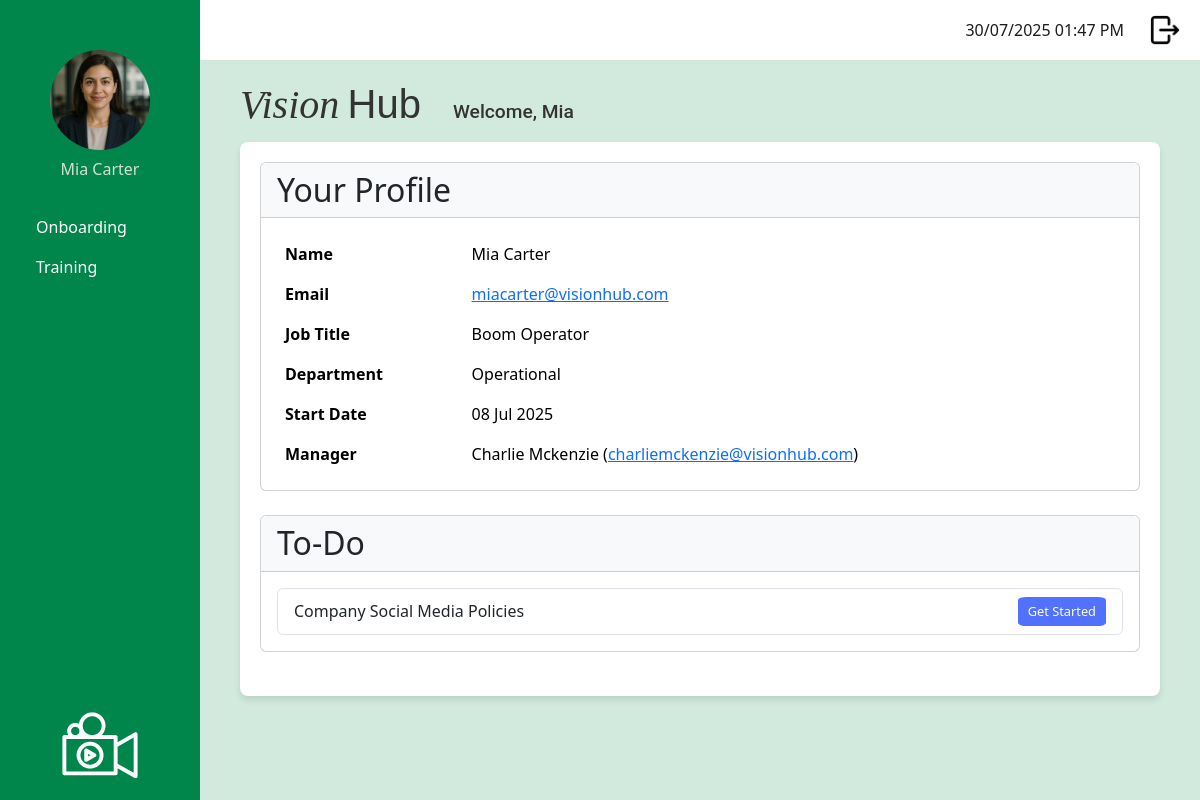
Screenshot of /dashboard_staff (signed in) with the database file from the repository.
### app/models.py (models this page shows, shortened)
class User(UserMixin, db.Model):
    __tablename__ = 'user'
    id: so.Mapped[int] = so.mapped_column(primary_key = True)
    username: so.Mapped[str] = so.mapped_column(
        sa.String(120),
        index = True,
        unique = True
    )
    first_name: so.Mapped[str] = so.mapped_column(
        sa.String(50),
        index = True
    )
    surname: so.Mapped[str] = so.mapped_column(
        sa.String(50),
        index = True
    )
    job_title: so.Mapped[str] = so.mapped_column(
        sa.String(50),
        index = True
    )
    password_hash: so.Mapped[str] = so.mapped_column(
        sa.String(256)
    )
    is_onboarding: so.Mapped[bool] = so.mapped_column(
        default = False   # Default: Not onboarding
    )
    dateStarted: so.Mapped[datetime] = so.mapped_column(
        index=True,
        default = lambda:
            datetime.now(timezone.utc)
    )
    google_email: so.Mapped[Optional[str]] = so.mapped_column(
        sa.String(120),
        unique = True,
        nullable = True
    )
    profile_photo: so.Mapped[Optional[str]] = so.mapped_column(
        sa.String(120),
        nullable = True,
        default = 'profileDefault.png'
    )
    manager_id: so.Mapped[Optional[int]] = so.mapped_column(
        sa.ForeignKey('user.id'),
        nullable = True
    )
    manager: so.Mapped[Optional['User']] = so.relationship(
        'User',
        remote_side=[id],
        back_populates = 'manages'
    )
    manages: so.Mapped[List['User']] = so.relationship(
        'User',
        back_populates = 'manager'
    )
    role_id: so.Mapped[int] = so.mapped_column(
        sa.ForeignKey('role.id')
    )
    role: so.Mapped['Role'] = so.relationship(
        'Role',
        back_populates = 'users'
    )
    department_id: so.Mapped[int] = so.mapped_column(
        sa.ForeignKey('department.id')
    )
    department: so.Mapped['Department'] = so.relationship(
        'Department',
        back_populates = 'users'
    )
    module_progress: so.Mapped[List['UserModuleProgress']] = so.relationship(
        'UserModuleProgress', back_populates = 'user'
    )
    onboarding_path_id: so.Mapped[int] = so.mapped_column(
        sa.ForeignKey('onboarding_path.id'),
        nullable = True
    )
    onboarding_path: so.Mapped['OnboardingPath'] = so.relationship(
        'OnboardingPath'
    )

class Department(db.Model):
    __tablename__ = 'department'
    id: so.Mapped[int] = so.mapped_column(
        primary_key = True
    )
    department_name: so.Mapped[str] = so.mapped_column(
        sa.String(20),
        index = True,
        unique = True
    )
    users: so.Mapped[List['User']] = so.relationship(
        'User',
        back_populates = 'department'
    )

class TrainingModule (db.Model):
    __tablename__ = 'training_module'
    id: so.Mapped[int] = so.mapped_column(primary_key=True)
    module_title: so.Mapped[str] = so.mapped_column(
        sa.String(150), index=True, unique=True
    )
    module_description: so.Mapped[str] = so.mapped_column(
        sa.Text, nullable=False
    )
    module_instructions: so.Mapped[str] = so.mapped_column(
        sa.Text, nullable=False
    )
    video_url: so.Mapped[str] = so.mapped_column(
        sa.String(300), nullable=True
    )
    active: so.Mapped[bool] = so.mapped_column(
        sa.Boolean, nullable=False, default=True
    )
    questions: so.Mapped[List['Question']] = so.relationship(
        'Question',
        back_populates = 'training_module',
        cascade = 'all, delete-orphan')
    user_progress: so.Mapped[List['UserModuleProgress']] = so.relationship(
        'UserModuleProgress',
        back_populates = 'training_module'
    )
    onboarding_steps: so.Mapped[List['OnboardingStep']] = so.relationship(
        'OnboardingStep',
        back_populates = 'training_module',
        cascade = 'all, delete-orphan'
        )

### app/routes.py (the view)
@app.route('/dashboard_staff')
@login_required
def staff_dashboard():
    if current_user.role.role_name != "staff":
        return redirect(url_for('login'))
    manager = current_user.manager
    steps = (
        current_user.onboarding_path.steps
        if current_user.onboarding_path
        else []
    )
    active_modules = [
        step.training_module
        for step in steps
        if step.training_module.active
    ]
    passing_threshold = 0.5
    to_do_list = []
    for module in active_modules:
        progress = UserModuleProgress.query.filter_by(
            user_id=current_user.id,
            training_module_id=module.id
        ).order_by(UserModuleProgress.id.desc()).first()
        if (
            progress is None
            or progress.completed_date is None
            or (
                progress.score is not None
                and (progress.score / max(len(module.questions), 1)) < passing_threshold
            )
        ):
            to_do_list.append(module)
    return render_template(
        'dashboard_staff.html',
        title='Staff Dashboard',
        to_do_list=to_do_list,
        manager=manager
    )

### app/models.py (called while the page is built)
@login.user_loader
def load_user(id):
    return db.session.get(User, int(id))

### app/templates/dashboard_staff.html
{% extends "base.html" %}
{% block content %}
  <div class="page-container">
    <div class="card mb-4">
      <div class="card-header bg-light">
        <h2 class="mb-0">Your Profile</h2>
      </div>
      <div class="card-body">
        <table class="table table-borderless mb-0">
          <tr>
            <th scope="row">Name</th>
            <td>{{ current_user.first_name|title }} {{ current_user.surname|title }}</td>
          </tr>
          <tr>
            <th scope="row">Email</th>
            <td>
              <a href="mailto:{{ current_user.username }}">
                {{ current_user.username }}
              </a>
            </td>
          </tr>
          <tr>
            <th scope="row">Job Title</th>
            <td>{{ current_user.job_title|title or '—' }}</td>
          </tr>
          <tr>
            <th scope="row">Department</th>
            <td>{{ current_user.department.department_name|title }}</td>
          </tr>
          <tr>
            <th scope="row">Start Date</th>
            <td>{{ current_user.dateStarted.strftime('%d %b %Y') }}</td>
          </tr>
          {% if manager %}
          <tr>
            <th scope="row">Manager</th>
            <td>
              {{ manager.first_name|title }} {{ manager.surname|title }}
              (<a href="mailto:{{ manager.username }}">{{ manager.username }}</a>)
            </td>
          </tr>
          {% endif %}
        </table>
      </div>
    </div>
    <div class="card mb-4">
      <div class="card-header bg-light">
        <h2 class="mb-0">To-Do</h2>
      </div>
      <div class="card-body">
        {% if to_do_list %}
          <ul class="list-group">
            {% for module in to_do_list %}
              <li class="list-group-item to-do-list">
                {{ module.module_title }}
                <a href="{{ url_for('take_training_module', module_id=module.id) }}"
                   class="to-do-list-btn">
                   Get Started
                </a>
              </li>
            {% endfor %}
          </ul>
        {% else %}
          <p class="mb-0">Nothing to do!</p>
        {% endif %}
      </div>
    </div>
  </div>
{% endblock %}
{% block specific_heading %}
  <h3 class="welcome-text">Welcome, {{ current_user.first_name|title }}</h3>
{% endblock %}

### app/templates/base.html (shortened to what this page needs)
<!doctype html>
<html>
    <head>
            <link
            href="{{ url_for('static', filename='css/bootstrap.min.css') }}"
            rel="stylesheet"/>
            <link href="{{ url_for('static', filename='css/stylesheet.css') }}" rel="stylesheet"/>
        </head>
    <body>
         <div class="sidebar">
            <div class="profile-container">
                <form id="photoForm"
                    action="{{ url_for('update_profile_photo') }}"
                    method="POST"
                    enctype="multipart/form-data"
                    style="display:inline;">
                <img src="{{ url_for('static',
                                    filename='images/profilePhoto/'
                                        ~ (current_user.profile_photo or 'profileDefault.png')) }}"
                    id="profilePicture"
                    class="profilePicture"
                    alt="Click to change photo"
                    style="cursor:pointer; width:100px; height:100px;
                            object-fit:cover; border-radius:50%;">
                </form>
                <h5 class="profile-photo-text">{{ current_user.first_name|title }} {{ current_user.surname|title }}</h5>
            </div>
            <nav class="nav flex-column sideNavLink-container">
                {% if current_user.role.role_name == 'admin' %}
                    <a class="nav-link" href="#">Onboarding</a>
                    <a class="nav-link" href="{{ url_for('manage_training_modules') }}">Training</a>
                    <a class="nav-link" href="#">Knowledge Base</a>
                    <a class="nav-link" href="{{ url_for('manage_users') }}">User Managment</a>
                    <a class="nav-link" href="#">Onboarding</a>
                    <a class="nav-link" href="#">Reports</a>
                    <a class="nav-link" href="#">Content Management</a>
                    {% elif current_user.role.role_name == 'manager' %}
                    <a class="nav-link" href="#">Onboarding</a>
                    <a class="nav-link" href="#">Training</a>
                    <a class="nav-link" href="#">Reports</a>
                    {% elif current_user.role.role_name == 'staff' %}
                    <a class="nav-link" href="#">Onboarding</a>
                    <a class="nav-link" href="{{ url_for('training_dashboard') }}">Training</a>
                {% endif %}
            </nav>
            <img src="{{ url_for('static', filename='images/logoImageWhite.svg') }}" class="sidebarLogo">
        </div>
         <div class="top-bar">
            <div class="d-flex align-items-center">
                <span class="me-3" id="clock"></span>
                <a href="{{ url_for('logout') }}" class="logout-link">
                    <img src="{{ url_for('static', filename='images/logout.png') }}" class="logout-image">
                </a>
            </div>
        </div>
        <div class="logo-name-container">
            <h2 class="logo-text">
                <span class="logo-vision">Vision</span>
                <span class="logo-hub">Hub</span>
            </h2>
            {% block specific_heading %}{% endblock %}
        </div>
        <div class="content">
            {% block content %}
            {% endblock %}
        </div>
    </body>
</html>

### app/static/css/stylesheet.css (style rules this page uses)
body { color: #000000; background-color: #d1eadd ; }
.logo-name-container { display: flex; align-items: baseline; margin-left: 240px; margin-top: 20px; margin-bottom: 5px; gap: 2rem; color: #333; }
.logo-vision { font-family: 'Playfair Display', serif; font-weight: 450; font-style: italic; font-size: 2.5rem; }
.logo-hub { font-family: 'Montserrat', sans-serif; font-weight: 200; font-size: 2.5rem; margin-left: 0; }
.welcome-text { font-family: 'Roboto', sans-serif; font-size: 1.2rem; margin: 0; }
.sidebar { background-color: #00854a; color: white; font-size: 1rem; font-weight: 400; height: 100vh; position: fixed; width: 200px; padding: 20px; display: flex; flex-direction: column; justify-content: space-between; text-align: left }
.profile-photo-text { font-size: 1rem; font-weight: 200; color: rgb(211, 225, 211); text-align: center; }
.sidebarLogo { max-width: 100%; width: 120px; height: auto; display: block; margin: 0 auto; margin-top: auto; }
.profilePicture { display: block; margin: 30px auto 10px auto; border-radius: 50%; width: 80px; height: 80px; object-fit: cover; }
.sideNavLink-container { margin-top: 20px; }
.nav-link { border-radius: 0.5rem; color: white; }
.top-bar { background-color: white; height: 60px; padding: 10px 20px; margin-left: 200px; display: flex; justify-content: flex-end; align-items: center; }
.logout-image { width: 30px; height: 30px; object-fit: cover; margin-left: 10px; }
#clock { color: #1a1d1c; margin-right: 20px; }
.to-do-list-btn { background-color: #5271FF; color: white; padding: 5px 10px; border-radius: 10%; font-size: 0.8rem; text-decoration: none; }
.content { background-color: white; border-radius: 8px; margin-left: 240px; padding: 20px; box-shadow: 0 4px 6px rgba(0, 0, 0, 0.1); max-width: calc(100% - 240px - 40px); }
.to-do-list { display: flex; flex-wrap: wrap; align-items: center; justify-content: space-between; }

### rows the page displays
User: profile_photo (picture), first_name "Mia", surname "Carter", username "miacarter@visionhub.com", job_title "Boom Operator", dateStarted "08 Jul 2025"
Department: department.department_name "Operational"
User: first_name "Charlie", surname "Mckenzie", username "charliemckenzie@visionhub.com"
TrainingModule: module_title "Company Social Media Policies"
